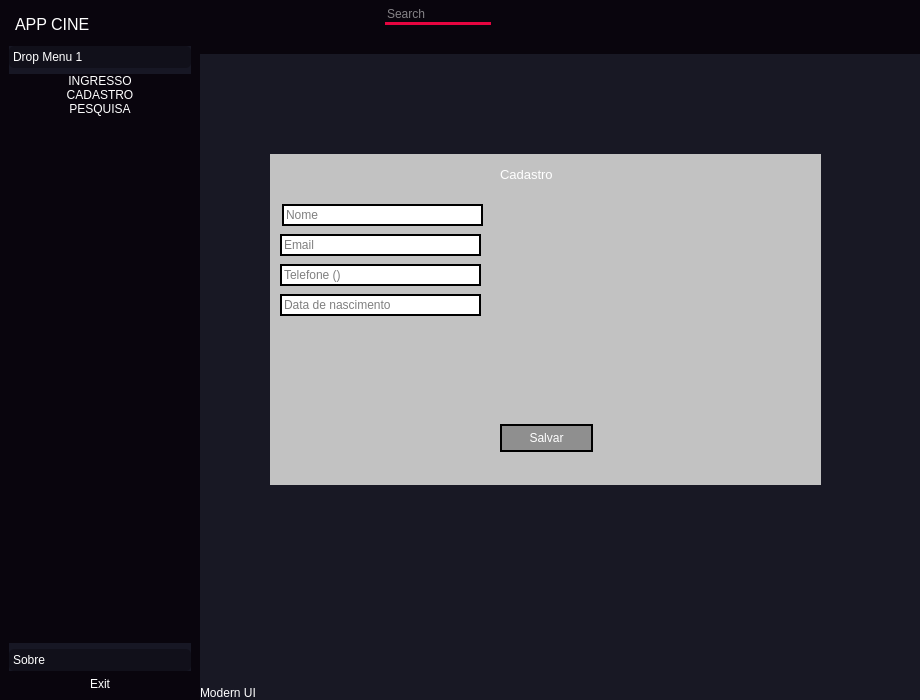
<?xml version="1.0" encoding="UTF-8"?>
<ui version="4.0">
 <class>MainWindow</class>
 <widget class="QMainWindow" name="MainWindow">
  <property name="geometry">
   <rect>
    <x>0</x>
    <y>0</y>
    <width>920</width>
    <height>700</height>
   </rect>
  </property>
  <property name="minimumSize">
   <size>
    <width>500</width>
    <height>700</height>
   </size>
  </property>
  <property name="windowTitle">
   <string>MainWindow</string>
  </property>
  <property name="styleSheet">
   <string notr="true">* {
	border:none;
	color:rgb(255,255,255)
}</string>
  </property>
  <widget class="QWidget" name="centralwidget">
   <property name="styleSheet">
    <string notr="true">background-color:rgb(24, 24, 36);</string>
   </property>
   <layout class="QHBoxLayout" name="horizontalLayout">
    <property name="spacing">
     <number>0</number>
    </property>
    <property name="leftMargin">
     <number>0</number>
    </property>
    <property name="topMargin">
     <number>0</number>
    </property>
    <property name="rightMargin">
     <number>0</number>
    </property>
    <property name="bottomMargin">
     <number>0</number>
    </property>
    <item>
     <widget class="QFrame" name="slide_menu_container">
      <property name="maximumSize">
       <size>
        <width>200</width>
        <height>16777215</height>
       </size>
      </property>
      <property name="styleSheet">
       <string notr="true">background-color:rgb(9,5,13);</string>
      </property>
      <property name="frameShape">
       <enum>QFrame::StyledPanel</enum>
      </property>
      <property name="frameShadow">
       <enum>QFrame::Raised</enum>
      </property>
      <layout class="QVBoxLayout" name="verticalLayout_2">
       <property name="spacing">
        <number>0</number>
       </property>
       <property name="leftMargin">
        <number>0</number>
       </property>
       <property name="topMargin">
        <number>0</number>
       </property>
       <property name="rightMargin">
        <number>0</number>
       </property>
       <property name="bottomMargin">
        <number>0</number>
       </property>
       <item>
        <widget class="QFrame" name="slide_menu">
         <property name="minimumSize">
          <size>
           <width>198</width>
           <height>0</height>
          </size>
         </property>
         <property name="frameShape">
          <enum>QFrame::StyledPanel</enum>
         </property>
         <property name="frameShadow">
          <enum>QFrame::Raised</enum>
         </property>
         <layout class="QVBoxLayout" name="verticalLayout_5">
          <item alignment="Qt::AlignTop">
           <widget class="QFrame" name="frame_7">
            <property name="frameShape">
             <enum>QFrame::StyledPanel</enum>
            </property>
            <property name="frameShadow">
             <enum>QFrame::Raised</enum>
            </property>
            <layout class="QHBoxLayout" name="horizontalLayout_8">
             <property name="spacing">
              <number>6</number>
             </property>
             <property name="leftMargin">
              <number>6</number>
             </property>
             <property name="topMargin">
              <number>6</number>
             </property>
             <property name="rightMargin">
              <number>6</number>
             </property>
             <property name="bottomMargin">
              <number>6</number>
             </property>
             <item alignment="Qt::AlignLeft|Qt::AlignTop">
              <widget class="QLabel" name="label_2">
               <property name="font">
                <font>
                 <pointsize>12</pointsize>
                </font>
               </property>
               <property name="text">
                <string>APP CINE</string>
               </property>
              </widget>
             </item>
             <item alignment="Qt::AlignLeft|Qt::AlignTop">
              <widget class="QLabel" name="label_3">
               <property name="text">
                <string/>
               </property>
               <property name="pixmap">
                <pixmap resource="icons.qrc">:/icons/video.svg</pixmap>
               </property>
              </widget>
             </item>
            </layout>
           </widget>
          </item>
          <item>
           <widget class="QFrame" name="frame_8">
            <property name="sizePolicy">
             <sizepolicy hsizetype="Preferred" vsizetype="Expanding">
              <horstretch>0</horstretch>
              <verstretch>0</verstretch>
             </sizepolicy>
            </property>
            <property name="frameShape">
             <enum>QFrame::StyledPanel</enum>
            </property>
            <property name="frameShadow">
             <enum>QFrame::Raised</enum>
            </property>
            <layout class="QVBoxLayout" name="verticalLayout_6">
             <property name="spacing">
              <number>0</number>
             </property>
             <property name="leftMargin">
              <number>0</number>
             </property>
             <property name="topMargin">
              <number>0</number>
             </property>
             <property name="rightMargin">
              <number>0</number>
             </property>
             <property name="bottomMargin">
              <number>0</number>
             </property>
             <item>
              <widget class="QToolBox" name="toolBox">
               <property name="styleSheet">
                <string notr="true">QToolBox{
	background-color: rgb(23,23,36);
	text-align: left;
}
QToolBox::tab {
	border-radius: 5px;
	background-color: rgb(17,16,26);
	text-align: left;
}</string>
               </property>
               <property name="currentIndex">
                <number>0</number>
               </property>
               <widget class="QWidget" name="page">
                <property name="geometry">
                 <rect>
                  <x>0</x>
                  <y>0</y>
                  <width>178</width>
                  <height>518</height>
                 </rect>
                </property>
                <attribute name="icon">
                 <iconset resource="icons.qrc">
                  <normaloff>:/icons/chevron-down.svg</normaloff>:/icons/chevron-down.svg</iconset>
                </attribute>
                <attribute name="label">
                 <string>Drop Menu 1</string>
                </attribute>
                <layout class="QVBoxLayout" name="verticalLayout_7">
                 <property name="spacing">
                  <number>0</number>
                 </property>
                 <property name="leftMargin">
                  <number>0</number>
                 </property>
                 <property name="topMargin">
                  <number>0</number>
                 </property>
                 <property name="rightMargin">
                  <number>0</number>
                 </property>
                 <property name="bottomMargin">
                  <number>0</number>
                 </property>
                 <item alignment="Qt::AlignTop">
                  <widget class="QFrame" name="frame_10">
                   <property name="frameShape">
                    <enum>QFrame::StyledPanel</enum>
                   </property>
                   <property name="frameShadow">
                    <enum>QFrame::Raised</enum>
                   </property>
                   <layout class="QVBoxLayout" name="verticalLayout_8">
                    <property name="spacing">
                     <number>0</number>
                    </property>
                    <property name="leftMargin">
                     <number>0</number>
                    </property>
                    <property name="topMargin">
                     <number>0</number>
                    </property>
                    <property name="rightMargin">
                     <number>0</number>
                    </property>
                    <property name="bottomMargin">
                     <number>0</number>
                    </property>
                    <item>
                     <widget class="QPushButton" name="pushButton_10">
                      <property name="text">
                       <string>INGRESSO</string>
                      </property>
                      <property name="icon">
                       <iconset resource="icons.qrc">
                        <normaloff>:/icons/dollar-sign.svg</normaloff>:/icons/dollar-sign.svg</iconset>
                      </property>
                      <property name="iconSize">
                       <size>
                        <width>32</width>
                        <height>32</height>
                       </size>
                      </property>
                     </widget>
                    </item>
                    <item>
                     <widget class="QPushButton" name="pushButton_11">
                      <property name="text">
                       <string>CADASTRO</string>
                      </property>
                      <property name="icon">
                       <iconset resource="icons.qrc">
                        <normaloff>:/icons/credit-card.svg</normaloff>:/icons/credit-card.svg</iconset>
                      </property>
                     </widget>
                    </item>
                    <item>
                     <widget class="QPushButton" name="pushButton_12">
                      <property name="text">
                       <string>PESQUISA</string>
                      </property>
                      <property name="icon">
                       <iconset resource="icons.qrc">
                        <normaloff>:/icons/award.svg</normaloff>:/icons/award.svg</iconset>
                      </property>
                     </widget>
                    </item>
                   </layout>
                  </widget>
                 </item>
                </layout>
               </widget>
               <widget class="QWidget" name="page_2">
                <property name="geometry">
                 <rect>
                  <x>0</x>
                  <y>0</y>
                  <width>178</width>
                  <height>518</height>
                 </rect>
                </property>
                <attribute name="icon">
                 <iconset resource="icons.qrc">
                  <normaloff>:/icons/chevron-down.svg</normaloff>:/icons/chevron-down.svg</iconset>
                </attribute>
                <attribute name="label">
                 <string>Sobre</string>
                </attribute>
                <layout class="QVBoxLayout" name="verticalLayout_9">
                 <property name="spacing">
                  <number>0</number>
                 </property>
                 <property name="leftMargin">
                  <number>0</number>
                 </property>
                 <property name="topMargin">
                  <number>0</number>
                 </property>
                 <property name="rightMargin">
                  <number>0</number>
                 </property>
                 <property name="bottomMargin">
                  <number>0</number>
                 </property>
                 <item alignment="Qt::AlignTop">
                  <widget class="QFrame" name="frame_11">
                   <property name="frameShape">
                    <enum>QFrame::StyledPanel</enum>
                   </property>
                   <property name="frameShadow">
                    <enum>QFrame::Raised</enum>
                   </property>
                   <layout class="QVBoxLayout" name="verticalLayout_10">
                    <property name="spacing">
                     <number>0</number>
                    </property>
                    <property name="leftMargin">
                     <number>0</number>
                    </property>
                    <property name="topMargin">
                     <number>0</number>
                    </property>
                    <property name="rightMargin">
                     <number>0</number>
                    </property>
                    <property name="bottomMargin">
                     <number>0</number>
                    </property>
                    <item>
                     <widget class="QPushButton" name="pushButton_13">
                      <property name="text">
                       <string>MENU</string>
                      </property>
                      <property name="icon">
                       <iconset resource="icons.qrc">
                        <normaloff>:/icons/phone-forwarded.svg</normaloff>:/icons/phone-forwarded.svg</iconset>
                      </property>
                     </widget>
                    </item>
                    <item>
                     <widget class="QPushButton" name="pushButton_14">
                      <property name="text">
                       <string>SOBRE</string>
                      </property>
                      <property name="icon">
                       <iconset resource="icons.qrc">
                        <normaloff>:/icons/play-circle.svg</normaloff>:/icons/play-circle.svg</iconset>
                      </property>
                     </widget>
                    </item>
                   </layout>
                  </widget>
                 </item>
                 <item>
                  <widget class="QLabel" name="label_4">
                   <property name="text">
                    <string>Sobre</string>
                   </property>
                   <property name="wordWrap">
                    <bool>true</bool>
                   </property>
                  </widget>
                 </item>
                </layout>
               </widget>
              </widget>
             </item>
            </layout>
           </widget>
          </item>
          <item alignment="Qt::AlignBottom">
           <widget class="QFrame" name="frame_9">
            <property name="frameShape">
             <enum>QFrame::StyledPanel</enum>
            </property>
            <property name="frameShadow">
             <enum>QFrame::Raised</enum>
            </property>
            <layout class="QHBoxLayout" name="horizontalLayout_9">
             <property name="spacing">
              <number>0</number>
             </property>
             <property name="leftMargin">
              <number>0</number>
             </property>
             <property name="topMargin">
              <number>0</number>
             </property>
             <property name="rightMargin">
              <number>0</number>
             </property>
             <property name="bottomMargin">
              <number>0</number>
             </property>
             <item alignment="Qt::AlignBottom">
              <widget class="QPushButton" name="pushButton_9">
               <property name="text">
                <string>Exit</string>
               </property>
               <property name="icon">
                <iconset resource="icons.qrc">
                 <normaloff>:/icons/external-link.svg</normaloff>:/icons/external-link.svg</iconset>
               </property>
               <property name="iconSize">
                <size>
                 <width>32</width>
                 <height>32</height>
                </size>
               </property>
              </widget>
             </item>
            </layout>
           </widget>
          </item>
         </layout>
        </widget>
       </item>
      </layout>
     </widget>
    </item>
    <item>
     <widget class="QFrame" name="main_body">
      <property name="frameShape">
       <enum>QFrame::StyledPanel</enum>
      </property>
      <property name="frameShadow">
       <enum>QFrame::Raised</enum>
      </property>
      <layout class="QVBoxLayout" name="verticalLayout">
       <property name="spacing">
        <number>0</number>
       </property>
       <property name="leftMargin">
        <number>0</number>
       </property>
       <property name="topMargin">
        <number>0</number>
       </property>
       <property name="rightMargin">
        <number>0</number>
       </property>
       <property name="bottomMargin">
        <number>0</number>
       </property>
       <item alignment="Qt::AlignTop">
        <widget class="QFrame" name="header_frame">
         <property name="sizePolicy">
          <sizepolicy hsizetype="Preferred" vsizetype="Preferred">
           <horstretch>0</horstretch>
           <verstretch>0</verstretch>
          </sizepolicy>
         </property>
         <property name="minimumSize">
          <size>
           <width>343</width>
           <height>54</height>
          </size>
         </property>
         <property name="maximumSize">
          <size>
           <width>16777215</width>
           <height>16777215</height>
          </size>
         </property>
         <property name="styleSheet">
          <string notr="true">background-color: rgb(9,5,13);</string>
         </property>
         <property name="frameShape">
          <enum>QFrame::StyledPanel</enum>
         </property>
         <property name="frameShadow">
          <enum>QFrame::Raised</enum>
         </property>
         <layout class="QHBoxLayout" name="horizontalLayout_2">
          <property name="spacing">
           <number>6</number>
          </property>
          <property name="leftMargin">
           <number>6</number>
          </property>
          <property name="topMargin">
           <number>6</number>
          </property>
          <property name="rightMargin">
           <number>6</number>
          </property>
          <property name="bottomMargin">
           <number>6</number>
          </property>
          <item alignment="Qt::AlignLeft|Qt::AlignTop">
           <widget class="QFrame" name="frame_6">
            <property name="frameShape">
             <enum>QFrame::StyledPanel</enum>
            </property>
            <property name="frameShadow">
             <enum>QFrame::Raised</enum>
            </property>
            <layout class="QHBoxLayout" name="horizontalLayout_7">
             <property name="spacing">
              <number>0</number>
             </property>
             <property name="leftMargin">
              <number>0</number>
             </property>
             <property name="topMargin">
              <number>0</number>
             </property>
             <property name="rightMargin">
              <number>0</number>
             </property>
             <property name="bottomMargin">
              <number>0</number>
             </property>
             <item alignment="Qt::AlignLeft|Qt::AlignTop">
              <widget class="QPushButton" name="pushButton_8">
               <property name="text">
                <string/>
               </property>
               <property name="icon">
                <iconset resource="icons.qrc">
                 <normaloff>:/icons/align-left.svg</normaloff>:/icons/align-left.svg</iconset>
               </property>
               <property name="iconSize">
                <size>
                 <width>32</width>
                 <height>32</height>
                </size>
               </property>
              </widget>
             </item>
            </layout>
           </widget>
          </item>
          <item alignment="Qt::AlignLeft|Qt::AlignTop">
           <widget class="QFrame" name="frame_3">
            <property name="minimumSize">
             <size>
              <width>0</width>
              <height>0</height>
             </size>
            </property>
            <property name="maximumSize">
             <size>
              <width>16777215</width>
              <height>16777215</height>
             </size>
            </property>
            <property name="frameShape">
             <enum>QFrame::StyledPanel</enum>
            </property>
            <property name="frameShadow">
             <enum>QFrame::Raised</enum>
            </property>
            <layout class="QHBoxLayout" name="horizontalLayout_6">
             <property name="spacing">
              <number>0</number>
             </property>
             <property name="leftMargin">
              <number>0</number>
             </property>
             <property name="topMargin">
              <number>0</number>
             </property>
             <property name="rightMargin">
              <number>0</number>
             </property>
             <property name="bottomMargin">
              <number>0</number>
             </property>
             <item alignment="Qt::AlignLeft|Qt::AlignVCenter">
              <widget class="QLineEdit" name="lineEdit">
               <property name="minimumSize">
                <size>
                 <width>0</width>
                 <height>0</height>
                </size>
               </property>
               <property name="styleSheet">
                <string notr="true">border-bottom: 3px solid rgb(230,5,64);</string>
               </property>
               <property name="placeholderText">
                <string>Search</string>
               </property>
              </widget>
             </item>
             <item>
              <widget class="QPushButton" name="pushButton_6">
               <property name="text">
                <string/>
               </property>
               <property name="icon">
                <iconset resource="icons.qrc">
                 <normaloff>:/icons/search.svg</normaloff>:/icons/search.svg</iconset>
               </property>
              </widget>
             </item>
            </layout>
           </widget>
          </item>
          <item alignment="Qt::AlignLeft|Qt::AlignTop">
           <widget class="QFrame" name="frame_2">
            <property name="frameShape">
             <enum>QFrame::StyledPanel</enum>
            </property>
            <property name="frameShadow">
             <enum>QFrame::Raised</enum>
            </property>
            <layout class="QHBoxLayout" name="horizontalLayout_5">
             <property name="spacing">
              <number>0</number>
             </property>
             <property name="leftMargin">
              <number>0</number>
             </property>
             <property name="topMargin">
              <number>0</number>
             </property>
             <property name="rightMargin">
              <number>0</number>
             </property>
             <property name="bottomMargin">
              <number>0</number>
             </property>
             <item alignment="Qt::AlignHCenter|Qt::AlignTop">
              <widget class="QPushButton" name="pushButton_5">
               <property name="text">
                <string/>
               </property>
               <property name="icon">
                <iconset resource="icons.qrc">
                 <normaloff>:/icons/user.svg</normaloff>:/icons/user.svg</iconset>
               </property>
              </widget>
             </item>
             <item alignment="Qt::AlignHCenter|Qt::AlignTop">
              <widget class="QPushButton" name="pushButton_4">
               <property name="text">
                <string/>
               </property>
               <property name="icon">
                <iconset resource="icons.qrc">
                 <normaloff>:/icons/bell.svg</normaloff>:/icons/bell.svg</iconset>
               </property>
              </widget>
             </item>
            </layout>
           </widget>
          </item>
          <item alignment="Qt::AlignRight|Qt::AlignTop">
           <widget class="QFrame" name="frame">
            <property name="frameShape">
             <enum>QFrame::StyledPanel</enum>
            </property>
            <property name="frameShadow">
             <enum>QFrame::Raised</enum>
            </property>
            <layout class="QHBoxLayout" name="horizontalLayout_4">
             <property name="spacing">
              <number>0</number>
             </property>
             <property name="leftMargin">
              <number>0</number>
             </property>
             <property name="topMargin">
              <number>0</number>
             </property>
             <property name="rightMargin">
              <number>0</number>
             </property>
             <property name="bottomMargin">
              <number>0</number>
             </property>
             <item alignment="Qt::AlignHCenter|Qt::AlignTop">
              <widget class="QPushButton" name="pushButton">
               <property name="text">
                <string/>
               </property>
               <property name="icon">
                <iconset resource="icons.qrc">
                 <normaloff>:/icons/arrow-down-left.svg</normaloff>:/icons/arrow-down-left.svg</iconset>
               </property>
              </widget>
             </item>
             <item alignment="Qt::AlignHCenter|Qt::AlignTop">
              <widget class="QPushButton" name="pushButton_3">
               <property name="text">
                <string/>
               </property>
               <property name="icon">
                <iconset resource="icons.qrc">
                 <normaloff>:/icons/maximize-2.svg</normaloff>:/icons/maximize-2.svg</iconset>
               </property>
              </widget>
             </item>
             <item alignment="Qt::AlignHCenter|Qt::AlignTop">
              <widget class="QPushButton" name="pushButton_2">
               <property name="minimumSize">
                <size>
                 <width>30</width>
                 <height>0</height>
                </size>
               </property>
               <property name="text">
                <string/>
               </property>
               <property name="icon">
                <iconset resource="icons.qrc">
                 <normaloff>:/icons/x.svg</normaloff>:/icons/x.svg</iconset>
               </property>
              </widget>
             </item>
            </layout>
           </widget>
          </item>
         </layout>
        </widget>
       </item>
       <item>
        <widget class="QFrame" name="main_body_container">
         <property name="sizePolicy">
          <sizepolicy hsizetype="Preferred" vsizetype="Expanding">
           <horstretch>0</horstretch>
           <verstretch>0</verstretch>
          </sizepolicy>
         </property>
         <property name="frameShape">
          <enum>QFrame::StyledPanel</enum>
         </property>
         <property name="frameShadow">
          <enum>QFrame::Raised</enum>
         </property>
         <widget class="QFrame" name="frame_12">
          <property name="geometry">
           <rect>
            <x>70</x>
            <y>100</y>
            <width>551</width>
            <height>331</height>
           </rect>
          </property>
          <property name="styleSheet">
           <string notr="true">background-color: rgb(194, 194, 194);</string>
          </property>
          <property name="frameShape">
           <enum>QFrame::StyledPanel</enum>
          </property>
          <property name="frameShadow">
           <enum>QFrame::Raised</enum>
          </property>
          <widget class="QLineEdit" name="lineEdit_2">
           <property name="geometry">
            <rect>
             <x>12</x>
             <y>50</y>
             <width>201</width>
             <height>22</height>
            </rect>
           </property>
           <property name="styleSheet">
            <string notr="true">background-color: rgb(255, 255, 255);
border: 2px solid black;
color: rgb(0, 0, 0);</string>
           </property>
           <property name="placeholderText">
            <string>Nome</string>
           </property>
          </widget>
          <widget class="QLineEdit" name="lineEdit_3">
           <property name="geometry">
            <rect>
             <x>10</x>
             <y>80</y>
             <width>201</width>
             <height>22</height>
            </rect>
           </property>
           <property name="styleSheet">
            <string notr="true">background-color: rgb(255, 255, 255);
border: 2px solid black;
color: rgb(0, 0, 0);</string>
           </property>
           <property name="placeholderText">
            <string>Email</string>
           </property>
          </widget>
          <widget class="QLineEdit" name="lineEdit_4">
           <property name="geometry">
            <rect>
             <x>10</x>
             <y>110</y>
             <width>201</width>
             <height>22</height>
            </rect>
           </property>
           <property name="styleSheet">
            <string notr="true">background-color: rgb(255, 255, 255);
border: 2px solid black;
color: rgb(0, 0, 0);</string>
           </property>
           <property name="placeholderText">
            <string>Telefone ()</string>
           </property>
          </widget>
          <widget class="QLineEdit" name="lineEdit_5">
           <property name="geometry">
            <rect>
             <x>10</x>
             <y>140</y>
             <width>201</width>
             <height>22</height>
            </rect>
           </property>
           <property name="styleSheet">
            <string notr="true">background-color: rgb(255, 255, 255);
border: 2px solid black;
color: rgb(0, 0, 0);</string>
           </property>
           <property name="placeholderText">
            <string>Data de nascimento </string>
           </property>
          </widget>
          <widget class="QPushButton" name="pushButton_15">
           <property name="geometry">
            <rect>
             <x>230</x>
             <y>270</y>
             <width>93</width>
             <height>28</height>
            </rect>
           </property>
           <property name="styleSheet">
            <string notr="true">background-color: rgb(143, 143, 143);
border: 2px solid black;
color: rgb(255, 255, 255);</string>
           </property>
           <property name="text">
            <string>Salvar</string>
           </property>
          </widget>
          <widget class="QLabel" name="label_5">
           <property name="geometry">
            <rect>
             <x>230</x>
             <y>10</y>
             <width>111</width>
             <height>20</height>
            </rect>
           </property>
           <property name="font">
            <font>
             <pointsize>10</pointsize>
            </font>
           </property>
           <property name="text">
            <string>Cadastro</string>
           </property>
          </widget>
         </widget>
        </widget>
       </item>
       <item alignment="Qt::AlignBottom">
        <widget class="QFrame" name="footer">
         <property name="frameShape">
          <enum>QFrame::StyledPanel</enum>
         </property>
         <property name="frameShadow">
          <enum>QFrame::Raised</enum>
         </property>
         <layout class="QHBoxLayout" name="horizontalLayout_3">
          <property name="spacing">
           <number>0</number>
          </property>
          <property name="leftMargin">
           <number>0</number>
          </property>
          <property name="topMargin">
           <number>0</number>
          </property>
          <property name="rightMargin">
           <number>0</number>
          </property>
          <property name="bottomMargin">
           <number>0</number>
          </property>
          <item>
           <widget class="QFrame" name="frame_4">
            <property name="frameShape">
             <enum>QFrame::StyledPanel</enum>
            </property>
            <property name="frameShadow">
             <enum>QFrame::Raised</enum>
            </property>
            <layout class="QVBoxLayout" name="verticalLayout_4">
             <property name="spacing">
              <number>0</number>
             </property>
             <property name="leftMargin">
              <number>0</number>
             </property>
             <property name="topMargin">
              <number>0</number>
             </property>
             <property name="rightMargin">
              <number>0</number>
             </property>
             <property name="bottomMargin">
              <number>0</number>
             </property>
             <item alignment="Qt::AlignBottom">
              <widget class="QLabel" name="label">
               <property name="text">
                <string>Modern UI</string>
               </property>
              </widget>
             </item>
            </layout>
           </widget>
          </item>
          <item>
           <widget class="QFrame" name="frame_5">
            <property name="frameShape">
             <enum>QFrame::StyledPanel</enum>
            </property>
            <property name="frameShadow">
             <enum>QFrame::Raised</enum>
            </property>
            <layout class="QVBoxLayout" name="verticalLayout_3">
             <property name="spacing">
              <number>0</number>
             </property>
             <property name="leftMargin">
              <number>0</number>
             </property>
             <property name="topMargin">
              <number>0</number>
             </property>
             <property name="rightMargin">
              <number>0</number>
             </property>
             <property name="bottomMargin">
              <number>0</number>
             </property>
             <item alignment="Qt::AlignBottom">
              <widget class="QPushButton" name="pushButton_7">
               <property name="text">
                <string/>
               </property>
               <property name="icon">
                <iconset resource="icons.qrc">
                 <normaloff>:/icons/box.svg</normaloff>:/icons/box.svg</iconset>
               </property>
              </widget>
             </item>
            </layout>
           </widget>
          </item>
          <item alignment="Qt::AlignRight|Qt::AlignBottom">
           <widget class="QFrame" name="size_grip">
            <property name="minimumSize">
             <size>
              <width>10</width>
              <height>10</height>
             </size>
            </property>
            <property name="maximumSize">
             <size>
              <width>10</width>
              <height>10</height>
             </size>
            </property>
            <property name="frameShape">
             <enum>QFrame::StyledPanel</enum>
            </property>
            <property name="frameShadow">
             <enum>QFrame::Raised</enum>
            </property>
           </widget>
          </item>
         </layout>
        </widget>
       </item>
      </layout>
     </widget>
    </item>
   </layout>
  </widget>
 </widget>
 <resources>
  <include location="file_rc.qrc"/>
  <include location="icons.qrc"/>
 </resources>
 <connections/>
</ui>
